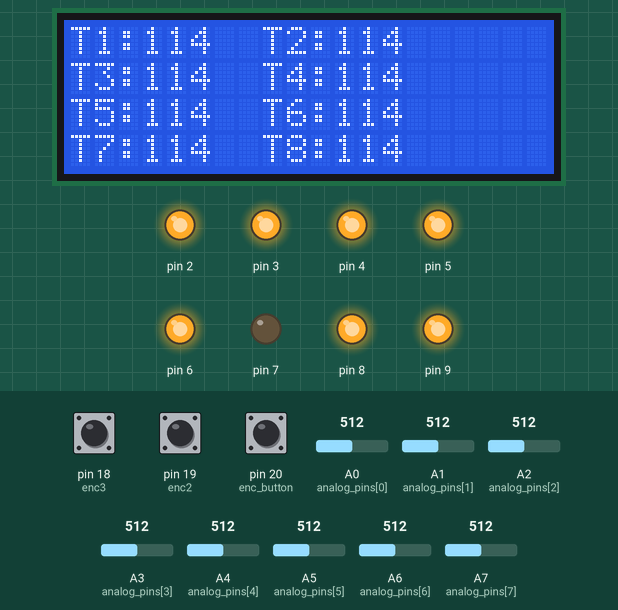
Simulated run of this sketch. Board: Arduino Mega 2560, built with avr-gcc and run on an emulated ATmega2560. Shown: 20×4 character LCD, output pins drawn as LEDs (lit = HIGH). The test bench sets the inputs (shaded band); at power-on: pin 20 (enc_button) HIGH, pin 18 (enc3) HIGH, A0 (analog_pins[0]) = 512, A1 (analog_pins[1]) = 512, pin 19 (enc2) HIGH, A2 (analog_pins[2]) = 512, A3 (analog_pins[3]) = 512, A4 (analog_pins[4]) = 512, A5 (analog_pins[5]) = 512, A6 (analog_pins[6]) = 512, A7 (analog_pins[7]) = 512. What the sketch prints to the serial monitor is not drawn.

Above: at 1.2 s.
1.3 s: pin 20 (enc_button) pulled LOW for 0.15 s
At 1.81 s:
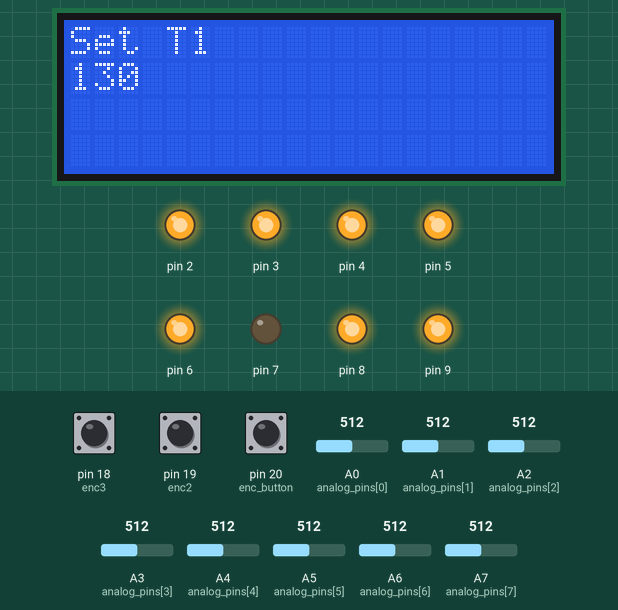
2.0 s: pin 18 (enc3) pulled LOW for 0.15 s
At 2.17 s:
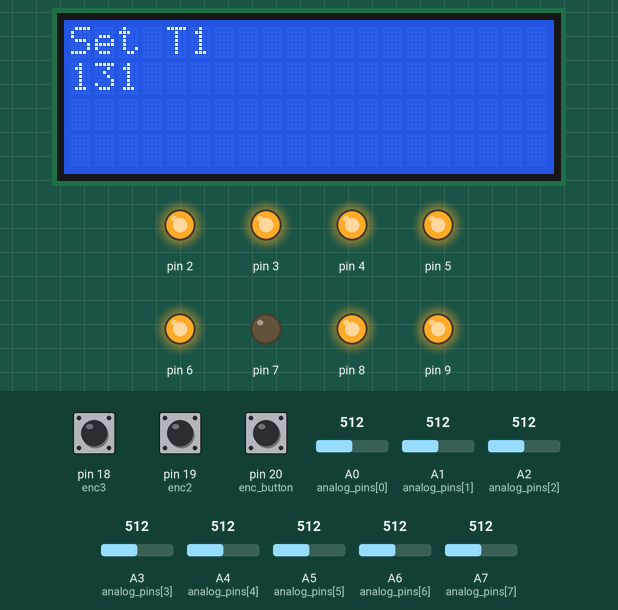
2.7 s: pin 18 (enc3) pulled LOW for 1 s
4.3 s: pin 20 (enc_button) pulled LOW for 1 s
At 6.1 s:
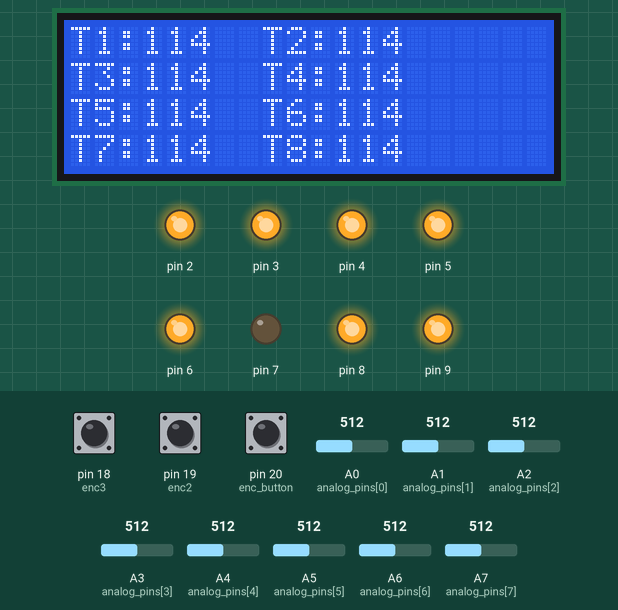
6.9 s: A0 (analog_pins[0]) set to 306
At 8.3 s:
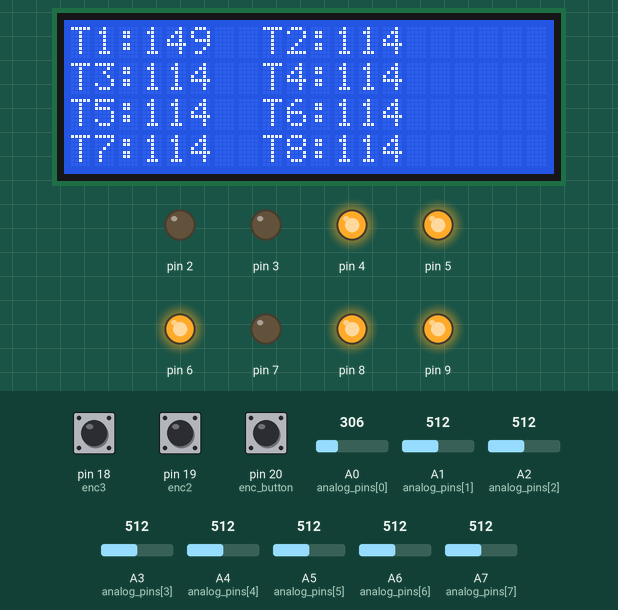
8.6 s: A1 (analog_pins[1]) set to 409
At 9.5 s:
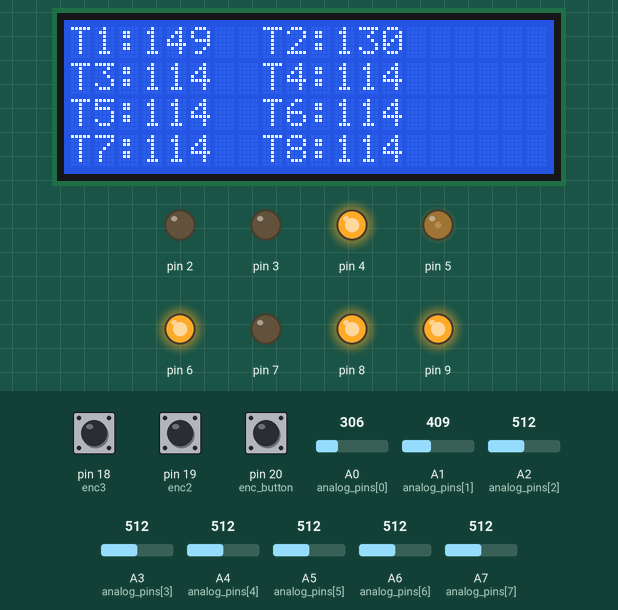
10.5 s: A1 (analog_pins[1]) set to 397
At 12.0 s:
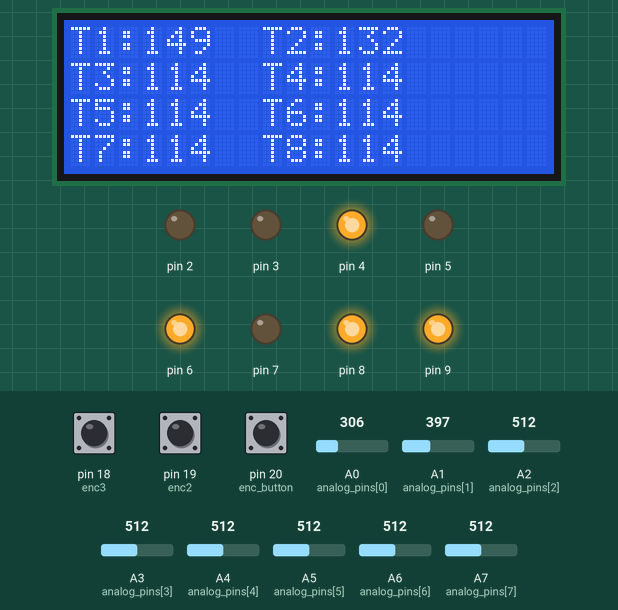
Timing chart, 0 to 13.2 s (numbered marks = the images above; inputs shaded):
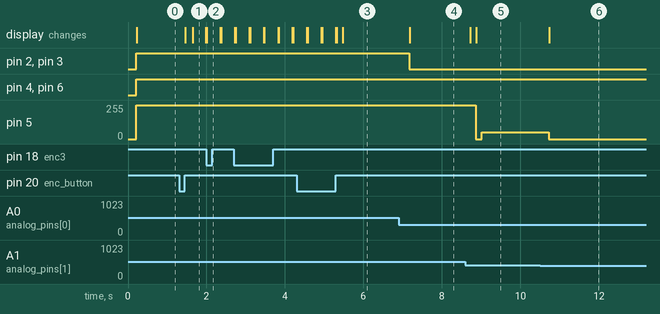

The sketch:

V6_display_and_encoder.ino
```cpp
#include <avr/pgmspace.h>
#include <LiquidCrystal.h>
#include <PID_v1.h>
#include "thermistortables.h"
/*
 * LCD RS pin to digital pin 38
 * LCD Enable pin to digital pin 40
 * LCD D4 pin to digital pin 36
 * LCD D5 pin to digital pin 34
 * LCD D6 pin to digital pin 32
 * LCD D7 pin to digital pin 30
 */
LiquidCrystal lcd(38, 40, 36, 34, 32, 30);

#define h1t A7
#define h2t A6
#define h3t A5
#define h4t A4
#define p1t A3
#define p2t A2
#define m1t A1
#define m2t A0

#define H1 2
#define H2 3
#define H3 4
#define H4 5
#define P1 6
#define P2 7
#define aux1 8
#define aux2 9

#define enc_button 20
#define enc2 19
#define enc3 18

unsigned long serialTime; //this will help us know when to talk with processing

static const uint8_t analog_pins[] = {A0, A1, A2, A3, A4, A5, A6, A7}; //variable to allow a for loop to read from analog port

//variables for PID control
double therm_set[8];
double therm_act[8];
double therm_pwm[8];

double therm_p[8];
double therm_i[8];
double therm_d[8];

int topMenu = 0;
int subMenu = 0;

volatile boolean buttonFlag = false;
volatile int rotaryCount = 0;

volatile boolean enc2_flag = false;
volatile boolean enc3_flag = false;


PID therm1_PID(&therm_act[0], &therm_pwm[0], &therm_set[0], therm_p[0], therm_i[0], therm_d[0], DIRECT);//Heaters 1,4 are acting on the same thermistor (therm 0) in one half of the mould
PID therm2_PID(&therm_act[0], &therm_pwm[1], &therm_set[0], therm_p[1], therm_i[1], therm_d[1], DIRECT);//Heaters 1,2 are acting on the same thermistor (therm 0) in one half of the mould
PID therm3_PID(&therm_act[6], &therm_pwm[2], &therm_set[0], therm_p[2], therm_i[2], therm_d[2], DIRECT);//Heaters  is the inner mandrel of the hot block connected to T7
PID therm4_PID(&therm_act[1], &therm_pwm[3], &therm_set[0], therm_p[3], therm_i[3], therm_d[3], DIRECT);//Heater  are acting on the same thermistor (therm 1) AND the same heater output in the second half of the mould
PID therm5_PID(&therm_act[5], &therm_pwm[4], &therm_set[1], therm_p[4], therm_i[4], therm_d[4], REVERSE);
PID therm6_PID(&therm_act[3], &therm_pwm[5], &therm_set[1], therm_p[5], therm_i[5], therm_d[5], REVERSE);
//PID therm7_PID(&therm_act[6], &therm_pwm[6], &therm_set[6], therm_p[6], therm_i[6], therm_d[6], DIRECT);
//PID therm8_PID(&therm_act[7], &therm_pwm[7], &therm_set[7], therm_p[7], therm_i[7], therm_d[7], DIRECT);

//variables for use in a software timer
unsigned long enc2_ct;
unsigned long enc2_pt=millis();
unsigned long enc3_ct;
unsigned long enc3_pt=millis();
unsigned long current_time=0;
unsigned long previous_time=millis();
//=================================================================================================================
//=================================================================================================================
void setup() {
  Serial.begin(9600);
  // set up the LCD's number of columns and rows:
  lcd.begin(20, 4);
  // Print a message to the LCD.
  lcd.print("Booting.....");

  for(int i=2; i<10; i++){ //set temperature control switches to ouputs
    pinMode(i, OUTPUT);
    pinMode(analog_pins[i-2], INPUT);
  }


  pinMode(enc_button, INPUT_PULLUP);
  pinMode(enc2, INPUT_PULLUP);
  pinMode(enc3, INPUT_PULLUP);

  digitalWrite(8, HIGH);//switch fans on
  digitalWrite(9, HIGH); //switch fans on


  therm1_PID.SetOutputLimits(0, 255); // set to 100 for testing
  therm2_PID.SetOutputLimits(0, 255);
  therm3_PID.SetOutputLimits(0, 255);
  therm4_PID.SetOutputLimits(0, 255);
  therm5_PID.SetOutputLimits(0, 255);
  therm6_PID.SetOutputLimits(0, 255);
  //therm7_PID.SetOutputLimits(0, 255);
  //therm8_PID.SetOutputLimits(0, 255);

  therm1_PID.SetMode(AUTOMATIC);
  therm2_PID.SetMode(AUTOMATIC);
  therm3_PID.SetMode(AUTOMATIC);
  therm4_PID.SetMode(AUTOMATIC);
  therm5_PID.SetMode(AUTOMATIC);
  therm6_PID.SetMode(AUTOMATIC);
  //therm7_PID.SetMode(AUTOMATIC);
  //therm8_PID.SetMode(AUTOMATIC);

  therm1_PID.SetTunings(120.0, 1.0, 1.0);
  therm2_PID.SetTunings(120.0, 1.0, 1.0);
  therm3_PID.SetTunings(120.0, 1.0, 1.0);
  therm4_PID.SetTunings(120.0, 1.0, 1.0);

  therm5_PID.SetTunings(120.0, 1.0, 1.0);
  therm6_PID.SetTunings(120.0, 1.0, 1.0);


  therm_set[0]=130.0;
  therm_set[1]=5.0;

  attachInterrupt(digitalPinToInterrupt(enc_button), encoder_button, RISING);

}
//=================================================================================================================
//=================================================================================================================
void loop() {
 // Serial.println(analogRead(A0));

  current_time=millis();
  if(previous_time-current_time>100){//update PID and display every 100ms
    previous_time=current_time;
    get_temp();
    therm1_PID.Compute();
    therm2_PID.Compute();
    therm3_PID.Compute();
    therm4_PID.Compute();
    therm5_PID.Compute();
    //therm6_PID.Compute();
    update_outputs();
    display_temp();
  }
  if(buttonFlag){
    menu_render();
  }

  //send-receive with processing if it's time
  /*if(millis()>serialTime)
  {
    SerialReceive();
    SerialSend();
    serialTime+=500;
  }*/
}
//=================================================================================================================
//=================================================================================================================
//read analog inputs and lookup temperature from table.
void get_temp(){
  int an_in=0;
  for(int c=0; c<8; c++){ //loop over analog inputs
    for(int i=0; i<OVERSAMPLENR; i++){ //take OVERSAMPLENR readings on each input
      delay(1);
      an_in += analogRead(analog_pins[c]);
    }
    therm_act[c] = temp_lookup(an_in);
    an_in=0;
  }
  return;
}
//=================================================================================================================
//this function looks for the nearest value in the temptable and does a linear map to the next.
int temp_lookup(int adc_val){
  for(int i=0; i<50; i++){
    if(adc_val<temptable[i][0]){
      int temprange = map(adc_val, temptable[i-1][0], temptable[i][0], temptable[i-1][1], temptable[i][1]);
      return temprange;
    }
  }
  return 0;
}
//=================================================================================================================
void display_temp(){
    lcd.clear();
    lcd.setCursor(0,0);
    lcd.print("T1:");
    lcd.print(int(therm_act[0]));
    lcd.setCursor(8,0);
    lcd.print("T2:");
    lcd.print(int(therm_act[1]));
    lcd.setCursor(0,1);
    lcd.print("T3:");
    lcd.print(int(therm_act[2]));
    lcd.setCursor(8,1);
    lcd.print("T4:");
    lcd.print(int(therm_act[3]));
    lcd.setCursor(0,2);
    lcd.print("T5:");
    lcd.print(int(therm_act[4]));
    lcd.setCursor(8,2);
    lcd.print("T6:");
    lcd.print(int(therm_act[5]));
    lcd.setCursor(0,3);
    lcd.print("T7:");
    lcd.print(int(therm_act[6]));
    lcd.setCursor(8,3);
    lcd.print("T8:");
    lcd.print(int(therm_act[7]));
  return;
}
//=================================================================================================================
void update_outputs(){
  for(int j=2; j<8; j++){//exclude outputs 7 and 8 which are connected to the peltier fans.
    analogWrite(j, therm_pwm[j-2]); // write the pwm values to digital pins 2-9
  }
  return;
}
//=================================================================================================================
//=================================================================================================================
void encoder_button(){
   buttonFlag=true;
  return;
}

//=================================================================================================================
void encoder_2(){

  enc2_ct=millis();
  if(enc2_ct-enc2_pt>50){
    if(digitalRead(enc3)==HIGH){
      rotaryCount-=1;
    }
   }
  enc2_pt=enc2_ct;
  return;
}
//=================================================================================================================
void encoder_3(){
  enc3_ct=millis();
  if(enc3_ct-enc3_pt>50){
        if(digitalRead(enc2)==HIGH){
          rotaryCount+=1;
        }
    }
  enc3_pt=enc3_ct;
  return;
}
//=================================================================================================================
//=================================================================================================================
//=================================================================================================================
void menu_render(){

    if(buttonFlag){
        buttonFlag=false;
        subMenu+=1;
    }
    if(subMenu>=3){
      subMenu=0;
    }

    switch(subMenu){
      case 0:
        tempChanger();
        break;
      case 1:
        tempChanger();
        break;
    }

  return;
}

void tempChanger(){
  attachInterrupt(digitalPinToInterrupt(enc2), encoder_2, FALLING);
  attachInterrupt(digitalPinToInterrupt(enc3), encoder_3, FALLING);
  int target_temp = therm_set[0];
  rotaryCount=target_temp;
  lcd.clear();
  lcd.setCursor(0,0);
  lcd.print("Set T1");
  while(!buttonFlag){

    delay(150);
    if(rotaryCount>300){
      rotaryCount=0;
    }
    if(rotaryCount<0){
      rotaryCount=300;
    }

    //noInterrupts();
    delay(5);
    lcd.clear();
    delay(5);
    lcd.setCursor(0,0);
    delay(5);
    lcd.print("Set T1");
    delay(5);
    lcd.setCursor(0,1);
    delay(5);
    lcd.print(rotaryCount);
    delay(5);
    //interrupts();

  }
  detachInterrupt(digitalPinToInterrupt(enc2));
  detachInterrupt(digitalPinToInterrupt(enc3));
  Serial.println("done with temp change");
  return;
}


/********************************************
 * Serial Communication functions for PID tuning with a processing frontend to graph the output
 ********************************************/


union {                // This Data structure lets
  byte asBytes[24];    // us take the byte array
  float asFloat[6];    // sent from processing and
}                      // easily convert it to a
foo;                   // float array


// getting float values from processing into the arduino
// was no small task.  the way this program does it is
// as follows:
//  * a float takes up 4 bytes.  in processing, convert
//    the array of floats we want to send, into an array
//    of bytes.
//  * send the bytes to the arduino
//  * use a data structure known as a union to convert
//    the array of bytes back into an array of floats

//  the bytes coming from the arduino follow the following
//  format:
//  0: 0=Manual, 1=Auto, else = ? error ?
//  1: 0=Direct, 1=Reverse, else = ? error ?
//  2-5: float setpoint
//  6-9: float input
//  10-13: float output
//  14-17: float P_Param
//  18-21: float I_Param
//  22-245: float D_Param
void SerialReceive()
{

  // read the bytes sent from Processing
  int index=0;
  byte Auto_Man = -1;
  byte Direct_Reverse = -1;
  while(Serial.available()&&index<26)
  {
    if(index==0) Auto_Man = Serial.read();
    else if(index==1) Direct_Reverse = Serial.read();
    else foo.asBytes[index-2] = Serial.read();
    index++;
  }

  // if the information we got was in the correct format,
  // read it into the system
  if(index==26  && (Auto_Man==0 || Auto_Man==1)&& (Direct_Reverse==0 || Direct_Reverse==1))
  {
    therm_set[3]=double(foo.asFloat[0]);
    //therm_act[0]=double(foo.asFloat[1]);       // * the user has the ability to send the
                                          //   value of "Input"  in most cases (as
                                          //   in this one) this is not needed.
    if(Auto_Man==0)                       // * only change the output if we are in
    {                                     //   manual mode.  otherwise we'll get an
      therm_pwm[3]=double(foo.asFloat[2]);      //   output blip, then the controller will
    }                                     //   overwrite.

    double p, i, d;                       // * read in and set the controller tunings
    p = double(foo.asFloat[3]);           //
    i = double(foo.asFloat[4]);           //
    d = double(foo.asFloat[5]);           //
    therm4_PID.SetTunings(p, i, d);            //

    if(Auto_Man==0) therm1_PID.SetMode(MANUAL);// * set the controller mode
    else therm4_PID.SetMode(AUTOMATIC);             //

    if(Direct_Reverse==0) therm1_PID.SetControllerDirection(DIRECT);// * set the controller Direction
    else therm4_PID.SetControllerDirection(REVERSE);          //
  }
  Serial.flush();                         // * clear any random data from the serial buffer
}

// unlike our tiny microprocessor, the processing ap
// has no problem converting strings into floats, so
// we can just send strings.  much easier than getting
// floats from processing to here no?
void SerialSend()
{
  Serial.print("PID ");
  Serial.print(therm_set[3]);
  Serial.print(" ");
  Serial.print(therm_act[6]);
  Serial.print(" ");
  Serial.print(therm_pwm[3]);
  Serial.print(" ");
  Serial.print(therm4_PID.GetKp());
  Serial.print(" ");
  Serial.print(therm4_PID.GetKi());
  Serial.print(" ");
  Serial.print(therm4_PID.GetKd());
  Serial.print(" ");
  if(therm4_PID.GetMode()==AUTOMATIC) Serial.print("Automatic");
  else Serial.print("Manual");
  Serial.print(" ");
  if(therm4_PID.GetDirection()==DIRECT) Serial.println("Direct");
  else Serial.println("Reverse");
}
```

thermistortables.h
```cpp
#define OVERSAMPLENR 16

const short temptable[][2] = {
  {    1 * OVERSAMPLENR, 938 },
  {   31 * OVERSAMPLENR, 314 },
  {   41 * OVERSAMPLENR, 290 },
  {   51 * OVERSAMPLENR, 272 },
  {   61 * OVERSAMPLENR, 258 },
  {   71 * OVERSAMPLENR, 247 },
  {   81 * OVERSAMPLENR, 237 },
  {   91 * OVERSAMPLENR, 229 },
  {  101 * OVERSAMPLENR, 221 },
  {  111 * OVERSAMPLENR, 215 },
  {  121 * OVERSAMPLENR, 209 },
  {  131 * OVERSAMPLENR, 204 },
  {  141 * OVERSAMPLENR, 199 },
  {  151 * OVERSAMPLENR, 195 },
  {  161 * OVERSAMPLENR, 190 },
  {  171 * OVERSAMPLENR, 187 },
  {  181 * OVERSAMPLENR, 183 },
  {  191 * OVERSAMPLENR, 179 },
  {  201 * OVERSAMPLENR, 176 },
  {  221 * OVERSAMPLENR, 170 },
  {  241 * OVERSAMPLENR, 165 },
  {  261 * OVERSAMPLENR, 160 },
  {  281 * OVERSAMPLENR, 155 },
  {  301 * OVERSAMPLENR, 150 },
  {  331 * OVERSAMPLENR, 144 },
  {  361 * OVERSAMPLENR, 139 },
  {  391 * OVERSAMPLENR, 133 },
  {  421 * OVERSAMPLENR, 128 },
  {  451 * OVERSAMPLENR, 123 },
  {  491 * OVERSAMPLENR, 117 },
  {  531 * OVERSAMPLENR, 111 },
  {  571 * OVERSAMPLENR, 105 },
  {  611 * OVERSAMPLENR, 100 },
  {  641 * OVERSAMPLENR,  95 },
  {  681 * OVERSAMPLENR,  90 },
  {  711 * OVERSAMPLENR,  85 },
  {  751 * OVERSAMPLENR,  79 },
  {  791 * OVERSAMPLENR,  72 },
  {  811 * OVERSAMPLENR,  69 },
  {  831 * OVERSAMPLENR,  65 },
  {  871 * OVERSAMPLENR,  57 },
  {  881 * OVERSAMPLENR,  55 },
  {  901 * OVERSAMPLENR,  51 },
  {  921 * OVERSAMPLENR,  45 },
  {  941 * OVERSAMPLENR,  39 },
  {  971 * OVERSAMPLENR,  28 },
  {  981 * OVERSAMPLENR,  23 },
  {  991 * OVERSAMPLENR,  17 },
  { 1001 * OVERSAMPLENR,   9 },
  { 1021 * OVERSAMPLENR, -27 }
};
```

Measured:
- the behaviour switches between 409 and 408 on A1 (analog_pins[1]) (found by bisection; images 5 and 6)
- after the input at 1.3 s, the display: first changes after 0.16 s (image 1 shows a later state)
- after the input at 2.0 s, the display: changes at once (image 2)
- after the input at 4.3 s, the display: first differs from a run without the input after 1.2 s (image 3)
- after the input at 6.9 s, pin 2, pin 3: HIGH → LOW after 0.26 s; the display: changes after 0.28 s (image 4)
- after the input at 8.6 s, pin 5: 255/255 → 0/255 after 0.26 s, → 49/255 0.15 s later; the display: first changes after 0.12 s (image 5 shows a later state)
- after the input at 10.5 s, pin 5: 49/255 → 0/255 after 0.22 s; the display: changes after 0.23 s (image 6)
